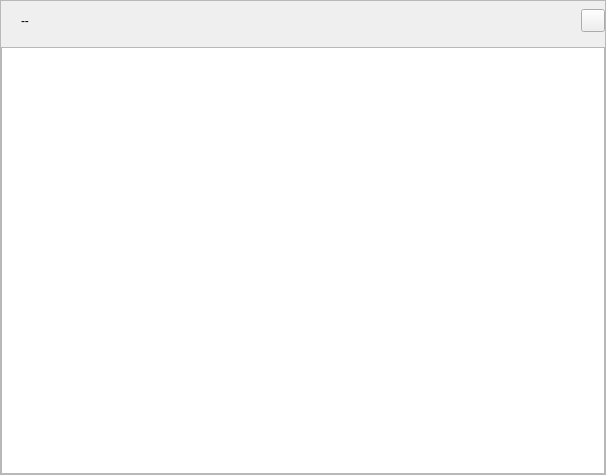
<?xml version="1.0" encoding="UTF-8"?>
<ui version="4.0">
 <class>Form</class>
 <widget class="QWidget" name="Form">
  <property name="windowModality">
   <enum>Qt::ApplicationModal</enum>
  </property>
  <property name="geometry">
   <rect>
    <x>0</x>
    <y>0</y>
    <width>606</width>
    <height>475</height>
   </rect>
  </property>
  <property name="sizePolicy">
   <sizepolicy hsizetype="Preferred" vsizetype="Preferred">
    <horstretch>0</horstretch>
    <verstretch>0</verstretch>
   </sizepolicy>
  </property>
  <property name="minimumSize">
   <size>
    <width>0</width>
    <height>0</height>
   </size>
  </property>
  <property name="windowTitle">
   <string>Details</string>
  </property>
  <layout class="QGridLayout" name="gridLayout">
   <property name="margin">
    <number>0</number>
   </property>
   <item row="0" column="0">
    <widget class="QScrollArea" name="scrollArea">
     <property name="widgetResizable">
      <bool>true</bool>
     </property>
     <widget class="QWidget" name="scrollAreaWidgetContents">
      <property name="geometry">
       <rect>
        <x>0</x>
        <y>0</y>
        <width>604</width>
        <height>473</height>
       </rect>
      </property>
      <layout class="QVBoxLayout" name="verticalLayout_3" stretch="0">
       <property name="margin">
        <number>0</number>
       </property>
       <item>
        <layout class="QGridLayout" name="gridLayout_2" rowstretch="0,10">
         <property name="horizontalSpacing">
          <number>0</number>
         </property>
         <item row="0" column="0">
          <layout class="QVBoxLayout" name="verticalLayout_2">
           <item>
            <layout class="QHBoxLayout" name="horizontalLayout_2" stretch="0,2,0">
             <item>
              <spacer name="verticalSpacer">
               <property name="orientation">
                <enum>Qt::Vertical</enum>
               </property>
               <property name="sizeHint" stdset="0">
                <size>
                 <width>20</width>
                 <height>40</height>
                </size>
               </property>
              </spacer>
             </item>
             <item>
              <widget class="QLabel" name="labelFeed">
               <property name="text">
                <string>--</string>
               </property>
               <property name="wordWrap">
                <bool>true</bool>
               </property>
               <property name="textInteractionFlags">
                <set>Qt::LinksAccessibleByMouse|Qt::TextSelectableByMouse</set>
               </property>
              </widget>
             </item>
             <item>
              <widget class="QToolButton" name="toolButton">
               <property name="text">
                <string/>
               </property>
               <property name="icon">
                <iconset resource="../res.qrc">
                 <normaloff>:/images/open_url.png</normaloff>:/images/open_url.png</iconset>
               </property>
              </widget>
             </item>
            </layout>
           </item>
          </layout>
         </item>
         <item row="1" column="0">
          <widget class="QTextBrowser" name="textBrowser">
           <property name="autoFillBackground">
            <bool>false</bool>
           </property>
           <property name="textInteractionFlags">
            <set>Qt::TextBrowserInteraction</set>
           </property>
           <property name="openExternalLinks">
            <bool>true</bool>
           </property>
          </widget>
         </item>
        </layout>
       </item>
      </layout>
     </widget>
    </widget>
   </item>
  </layout>
 </widget>
 <resources>
  <include location="../res.qrc"/>
 </resources>
 <connections/>
</ui>
